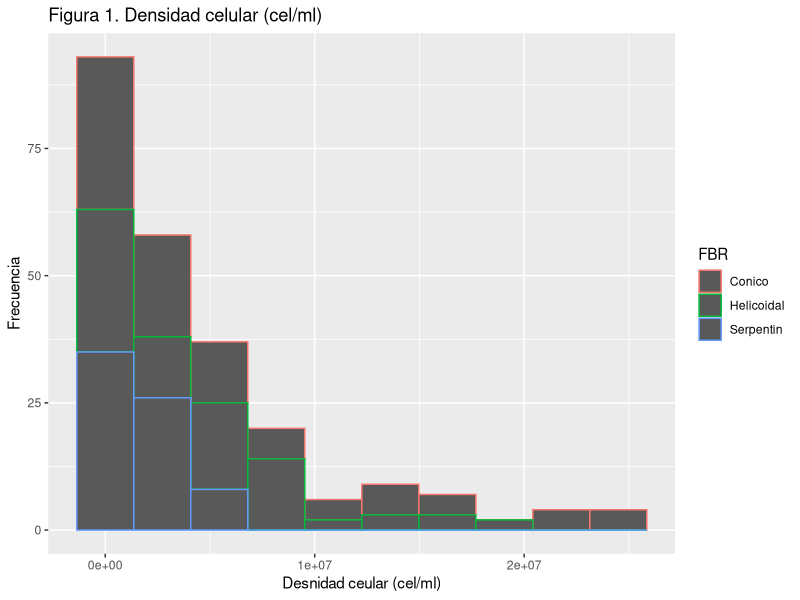
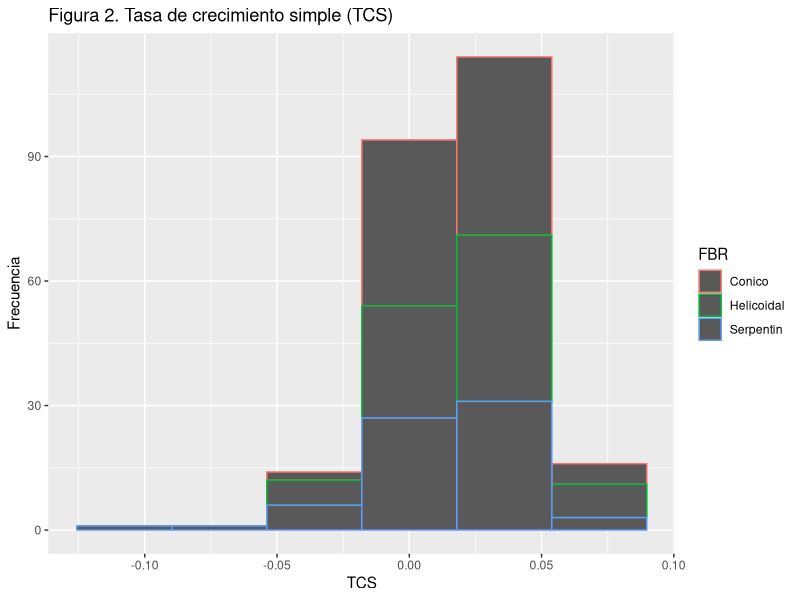
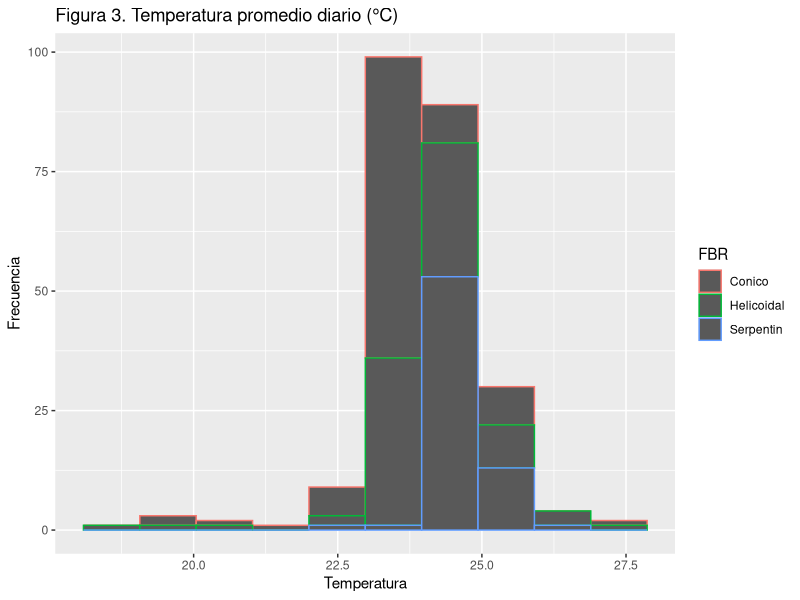
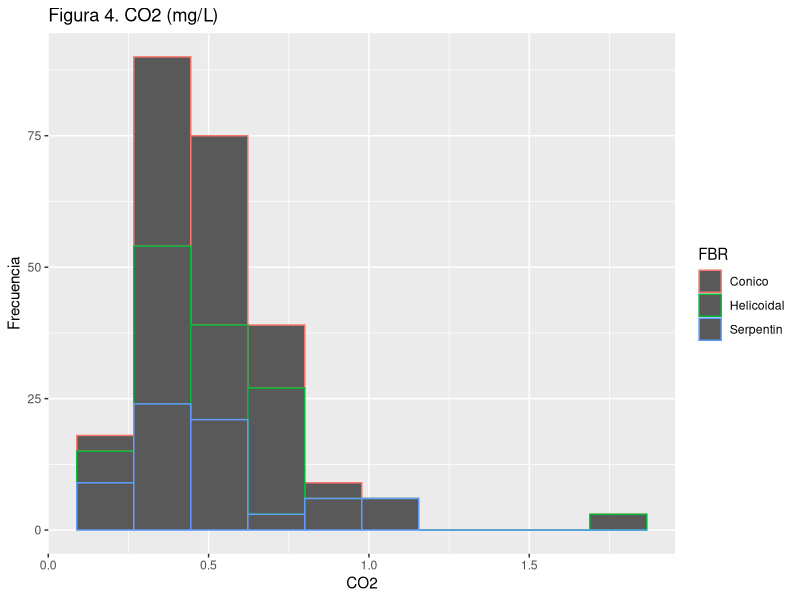
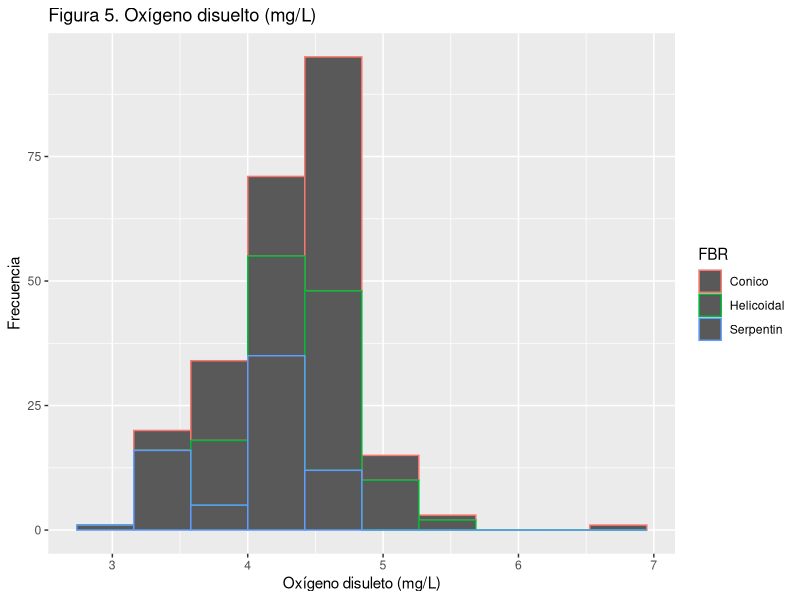
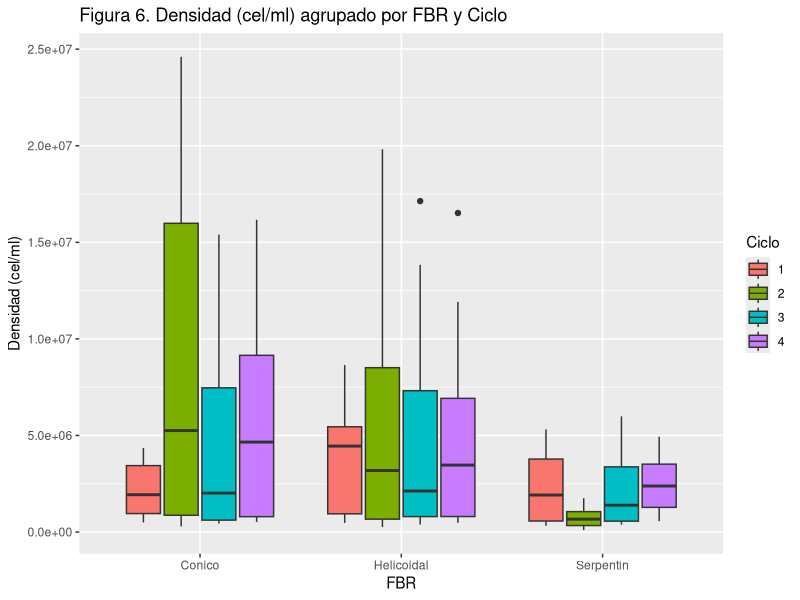
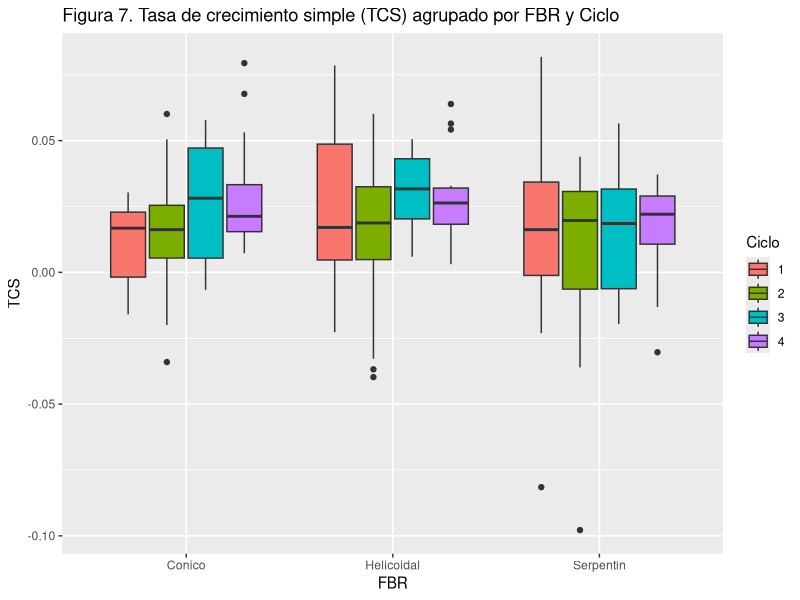
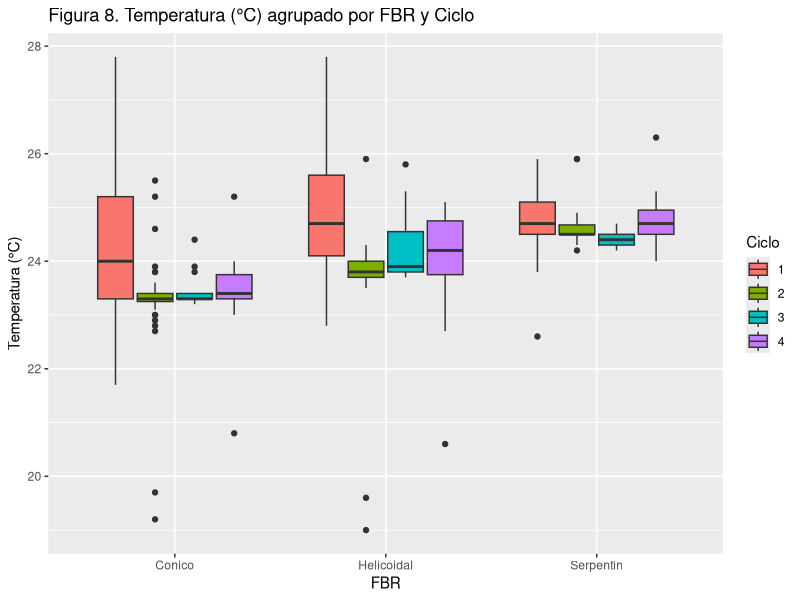

These figures' R source, in order:
## ---- chunk 1
knitr::opts_chunk$set(echo =TRUE)

library(stats)
library(ggplot2)
library(psych)
library(readxl)
## ---- chunk 2
Chlorella <- read_excel("Chlorella.xlsx", na="NA")
Chlorella_mod <- na.omit(Chlorella)
Chlorella_mod$FBR <- as.factor(Chlorella_mod$FBR)
Chlorella_mod$Ciclo <- as.factor(Chlorella_mod$Ciclo)
Chlorella_mod$Dias <- as.factor(Chlorella_mod$Dias)
Chlorella_mod$Muestra <- as.factor(Chlorella_mod$Muestra)
summary(Chlorella_mod)
str(Chlorella_mod)
table(Chlorella_mod$FBR)
table(Chlorella_mod$Ciclo)
table(Chlorella_mod$Dias)
table(Chlorella_mod$Muestra)
## ---- chunk 3
Chlorella_mod <- data.frame(Chlorella_mod)
ggplot(Chlorella_mod, aes(x=Densidad)) +
  geom_histogram(aes(color=FBR), bins=10) + 
  labs(title = "Figura 1. Densidad celular (cel/ml)", x="Desnidad ceular (cel/ml)", y="Frecuencia")

ggplot(Chlorella_mod, aes(x=TCS)) +
  geom_histogram(aes(color=FBR), bins=6, na.rm = TRUE) +
  labs(title = "Figura 2. Tasa de crecimiento simple (TCS)", y="Frecuencia")

ggplot(Chlorella_mod, aes(x=Temperatura)) +
  geom_histogram(aes(color=FBR), bins=10) +
  labs(title = "Figura 3. Temperatura promedio diario (°C)", y="Frecuencia")

ggplot(Chlorella_mod, aes(x=CO2)) +
  geom_histogram(aes(color=FBR), bins=10) +
  labs(title = "Figura 4. CO2 (mg/L)", y="Frecuencia")

ggplot(Chlorella_mod, aes(x=OD)) +
  geom_histogram(aes(color=FBR), bins=10) +
  labs(title = "Figura 5. Oxígeno disuelto (mg/L)", x="Oxígeno disuleto (mg/L)", y="Frecuencia")
## ---- chunk 4
ggplot(Chlorella_mod, aes(x=FBR, y=Densidad)) +
  geom_boxplot(aes(fill=Ciclo)) +
  labs(title = "Figura 6. Densidad (cel/ml) agrupado por FBR y Ciclo", y="Densidad (cel/ml)")

ggplot(Chlorella_mod, aes(x=FBR, y=TCS)) +
  geom_boxplot(aes(fill=Ciclo), na.rm=TRUE) +
  labs(title = "Figura 7. Tasa de crecimiento simple (TCS) agrupado por FBR y Ciclo", y="TCS")

ggplot(Chlorella_mod, aes(x=FBR, y=Temperatura)) +
  geom_boxplot(aes(fill=Ciclo)) +
  labs(title = "Figura 8. Temperatura (°C) agrupado por FBR y Ciclo", y="Temperatura (°C)")

ggplot(Chlorella_mod, aes(x=FBR, y=CO2)) +
  geom_boxplot(aes(fill=Ciclo)) +
  labs(title = "Figura 9. CO2 (mg/L) agrupado por FBR y Ciclo", y="CO2 (mg/L)")

ggplot(Chlorella_mod, aes(x=FBR, y=OD)) +
  geom_boxplot(aes(fill=Ciclo)) +
  labs(title = "Figura 10. Oxígeno disuelto (mg/L) agrupado por FBR y Ciclo", y="OD (mg/L)")

## ---- chunk 5
ggplot(Chlorella_mod, aes(x=Temperatura, y=Densidad)) +
  geom_point(aes(color=FBR)) +
  geom_smooth(span=0.2) +
  labs(title = "Figura 11. Relación entre Temperatura (°C) y Densidad (cel/ml) agrupadas por FBR")

ggplot(Chlorella_mod, aes(x=CO2, y=Densidad)) +
  geom_point(aes(color=FBR)) +
  geom_smooth(span=0.2) +
  labs(title = "Figura 12. Relación entre CO2 (mg/L) y Densidad (cel/ml) agrupadas por FBR")

ggplot(Chlorella_mod, aes(x=OD, y=Densidad)) +
  geom_point(aes(color=FBR)) +
  geom_smooth(span=0.2) +
  labs(title = "Figura 13. Relación entre Oxígeno disuelto (mg/l) y Densidad (cel/ml) agrupadas por FBR")

## ---- chunk 6
plot(density(Chlorella_mod$Densidad), main = "Figura 13. Función de densidad para la variable Densidad (cel/ml)", y="Densidad")
plot(density(Chlorella_mod$TCS), main = "Figura 14. Función de densidad para la variable Tasa de Crecimiento Simple", y="Densidad")
plot(density(Chlorella_mod$Temperatura), main = "Figura 15. Función de densidad para la variable Temperatura (°C)", y="Densidad")
plot(density(Chlorella_mod$CO2), main = "Figura 16. Función de densidad para la variable CO2 (mg/ml))", y="Densidad")
plot(density(Chlorella_mod$OD), main = "Figura 17. Función de densidad para la variable Oxígeno disuelto (mg/ml)", y="Densidad")

plot(ecdf(Chlorella_mod$Densidad), main = "Figura 18. Función de probabilidad acumulada para la variable Densidad (cel/ml)")
plot(ecdf(Chlorella_mod$TCS), main = "Figura 19. Función de probabilidad acumulada para la variable Tasa de Crecimiento Simple")
plot(ecdf(Chlorella_mod$Temperatura), main = "Figura 20. Función de probabilidad acumulada para la variable Temperatura")
plot(ecdf(Chlorella_mod$CO2), main = "Figura 21. Función de probabilidad acumulada para la variable CO2")
plot(ecdf(Chlorella_mod$OD), main = "Figura 22. Función de probabilidad acumulada para la variable Oxígeno Disuelto")

